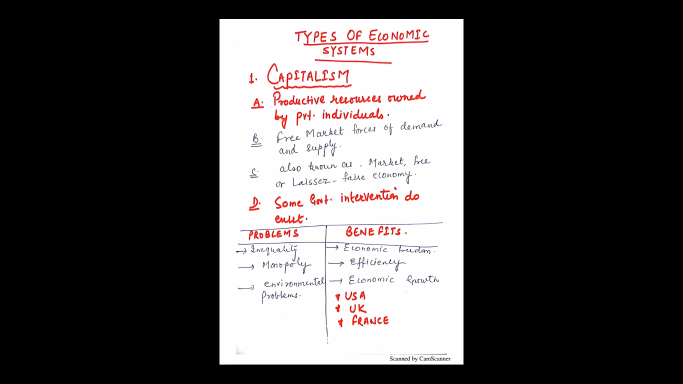
#> input picture python/pyhon projects/Cam Scanner/ss.png, 1366 x 768 px (shown at 1/2 size)
$ python scanner.py --image ss.png
#> lines starting #> are read from the running program, lines starting #| are printed output that depends on the picture; after the words box and inside, x2 and y2 are one past the last pixel; in counts of white or black regions, pixels touching at a corner belong together
### python/pyhon projects/Cam Scanner/transform.py
# import the necessary packages
import numpy as np
import cv2

def order_points(pts):
    rect = np.zeros((4, 2), dtype = "float32")

    s = pts.sum(axis = 1)
    rect[0] = pts[np.argmin(s)]
    rect[2] = pts[np.argmax(s)]
    diff = np.diff(pts, axis = 1)
    rect[1] = pts[np.argmin(diff)]
    rect[3] = pts[np.argmax(diff)]

    return rect

def four_point_transform(image, pts):
	# individually
    rect = order_points(pts)
    (tl, tr, br, bl) = rect

	# compute the width of the new image, which will be the
	# maximum distance between bottom-right and bottom-left
	# x-coordiates or the top-right and top-left x-coordinates
    widthA = np.sqrt(((br[0] - bl[0]) ** 2) + ((br[1] - bl[1]) ** 2))
    widthB = np.sqrt(((tr[0] - tl[0]) ** 2) + ((tr[1] - tl[1]) ** 2))
    maxWidth = max(int(widthA), int(widthB))

	# compute the height of the new image, which will be the
	# maximum distance between the top-right and bottom-right
	# y-coordinates or the top-left and bottom-left y-coordinates
    heightA = np.sqrt(((tr[0] - br[0]) ** 2) + ((tr[1] - br[1]) ** 2))
    heightB = np.sqrt(((tl[0] - bl[0]) ** 2) + ((tl[1] - bl[1]) ** 2))
    maxHeight = max(int(heightA), int(heightB))

	# now that we have the dimensions of the new image, construct
	# the set of destination points to obtain a "birds eye view",
	# (i.e. top-down view) of the image, again specifying points
	# in the top-left, top-right, bottom-right, and bottom-left
	# order
    dst = np.array([
		[0, 0],
		[maxWidth - 1, 0],
		[maxWidth - 1, maxHeight - 1],
		[0, maxHeight - 1]], dtype = "float32")

	# compute the perspective transform matrix and then apply it
    M = cv2.getPerspectiveTransform(rect, dst)
    warped = cv2.warpPerspective(image, M, (maxWidth, maxHeight))

	# return the warped image
    return warped

### python/pyhon projects/Cam Scanner/scanner.py
from transform import four_point_transform
from skimage.filters import threshold_local
import numpy as np
import argparse
import cv2
import imutils

# we are using argparse for taking the address of image as argument

ap = argparse.ArgumentParser()
ap.add_argument("-i", "--image", required = True,
	help = "Path to the image to be scanned")
args = vars(ap.parse_args())

# now we will loade the image from th provided address and
# clone it in a variable called orig

image = cv2.imread(args["image"])
#> image is the input picture: shape (768, 1366, 3); mean B, G, R 77.7, 77.3, 80.1
ratio = image.shape[0] / 500.0
#> ratio = 1.54
orig = image.copy()
image = imutils.resize(image, height = 500)
#> image: shape (500, 889, 3)

# now we will convert the image in gray scale for reducing dimensions.


gray = cv2.cvtColor(image, cv2.COLOR_BGR2GRAY)
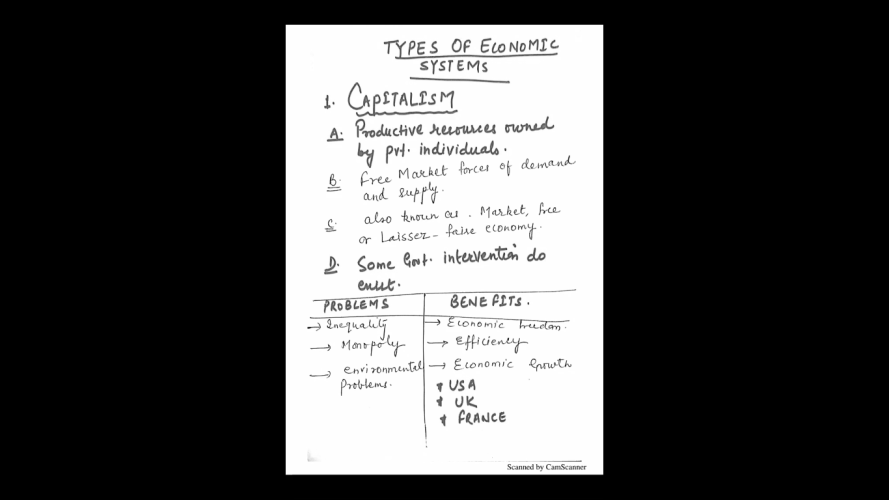
#> gray: shape (500, 889); min 0, max 255, mean 78.1
gray = cv2.GaussianBlur(gray, (5, 5), 0)
edged = cv2.Canny(gray, 75, 200)
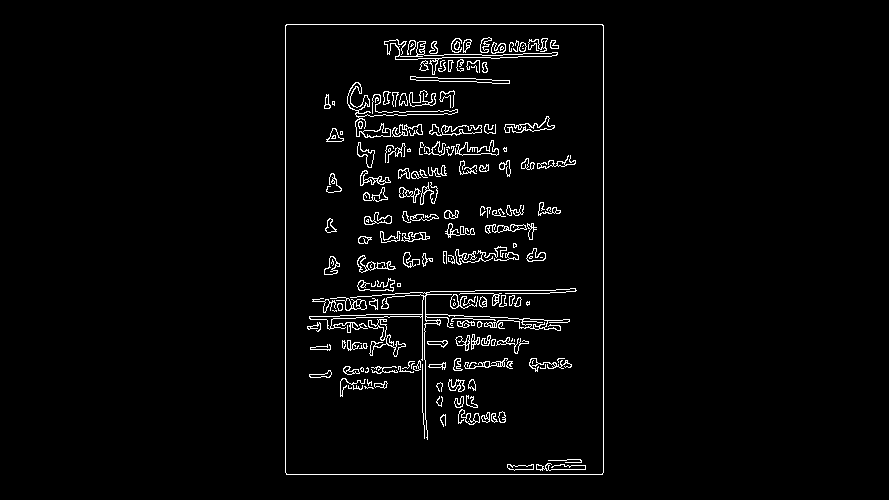
#> edged: shape (500, 889); 3% white in thin lines or dots, all inside (x1, y1, x2, y2) = (285, 24, 604, 475)

# Step one comes here with showing the result detecting edges.

print("STEP 1: Edge Detection")
cv2.imshow("Image", image)
cv2.imshow("Edged", edged)
cv2.waitKey(0)
cv2.destroyAllWindows()


# now we wil find the contours in the edged image, keeping only the largest ones, and initialize the screen contour

cnts = cv2.findContours(edged.copy(), cv2.RETR_LIST, cv2.CHAIN_APPROX_SIMPLE)
#> cnts = 391 contours, 182 with area under 20; largest, box (x1, y1, x2, y2) and area: (285, 24, 604, 475) 143096, (285, 24, 604, 475) 143092, (309, 288, 577, 440) 644, (384, 39, 558, 75) 641, (395, 52, 558, 60) 470
cnts = imutils.grab_contours(cnts)
cnts = sorted(cnts, key = cv2.contourArea, reverse = True)[:5]
#> cnts = 5 contours; box (x1, y1, x2, y2) and area: (285, 24, 604, 475) 143096, (285, 24, 604, 475) 143092, (309, 288, 577, 440) 644, (384, 39, 558, 75) 641, (395, 52, 558, 60) 470

for c in cnts:
	# approximate the contour
	peri = cv2.arcLength(c, True)
	approx = cv2.approxPolyDP(c, 0.02 * peri, True)

	if len(approx) == 4:
		screenCnt = approx
		break
#> this loop made 1 pass
#> (peri, screenCnt) on pass 1: (1533.7, [[286, 24], [286, 474], [602, 474], [603, 25]])

# showing the the outline of the paper
print("STEP 2: Find contours of paper")
cv2.drawContours(image, [screenCnt], -1, (0, 255, 0), 2)
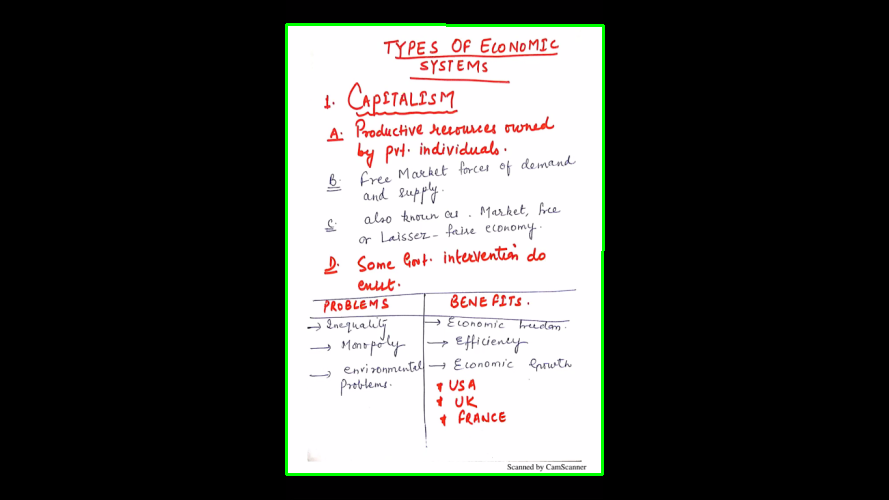
#> image: shape (500, 889, 3); mean B, G, R 76, 78.3, 78.5
cv2.imshow("Outline", image)
cv2.waitKey(0)
cv2.destroyAllWindows()

# now we will use four point transform to obtain a top-down of the image
warped = four_point_transform(orig, screenCnt.reshape(4, 2) * ratio)
#> in order_points, `s = pts.sum(axis = 1)`: s = [476.2, 1167.4, 1652.7, 964.6]
#> in order_points, `diff = np.diff(pts, axis = 1)`: diff = [-402.4, 288.8, -196.6, -887.8]
#> in four_point_transform, `rect = order_points(pts)`: rect = [[439.3, 36.86], [926.2, 38.4], [924.7, 728.1], [439.3, 728.1]]
#> in four_point_transform, `(tl, tr, br, bl) = rect`: tl = [439.3, 36.86]; tr = [926.2, 38.4]; br = [924.7, 728.1]; bl = [439.3, 728.1]
#> in four_point_transform, `widthA = np.sqrt(((br[0] - bl[0]) ** 2) + ((br[1] - bl[1]) ** 2))`: widthA = 485.4
#> in four_point_transform, `widthB = np.sqrt(((tr[0] - tl[0]) ** 2) + ((tr[1] - tl[1]) ** 2))`: widthB = 486.9
#> in four_point_transform, `maxWidth = max(int(widthA), int(widthB))`: maxWidth = 486
#> in four_point_transform, `heightA = np.sqrt(((tr[0] - br[0]) ** 2) + ((tr[1] - br[1]) ** 2))`: heightA = 689.7
#> in four_point_transform, `heightB = np.sqrt(((tl[0] - bl[0]) ** 2) + ((tl[1] - bl[1]) ** 2))`: heightB = 691.2
#> in four_point_transform, `maxHeight = max(int(heightA), int(heightB))`: maxHeight = 691
#> in four_point_transform, `dst = np.array([ [0, 0], [maxWidth - 1, 0], [maxWidth - 1, maxHeight -..`: dst = [[0, 0], [485, 0], [485, 690], [0, 690]]
#> in four_point_transform, `M = cv2.getPerspectiveTransform(rect, dst)`: M = [[0.992, -4.04e-17, -435.7], [-0.00313, 0.993, -35.23], [-4.54e-06, -4.56e-06, 1]]
#> in four_point_transform, `warped = cv2.warpPerspective(image, M, (maxWidth, maxHeight))`:
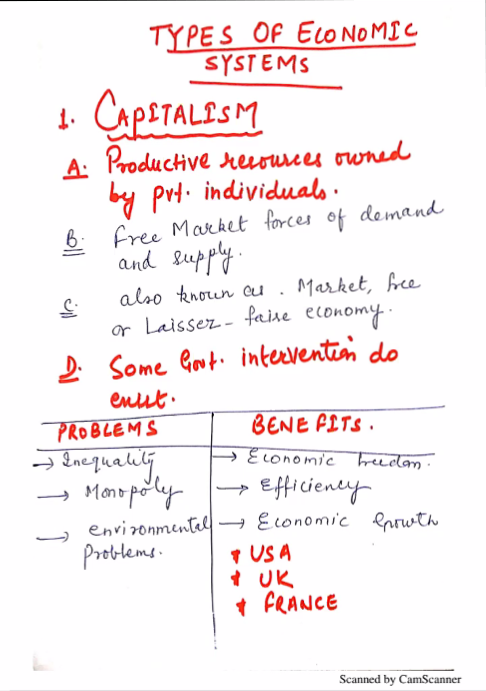
#> warped: shape (691, 486, 3); mean B, G, R 241.3, 240.2, 249


warped = cv2.cvtColor(warped, cv2.COLOR_BGR2GRAY)
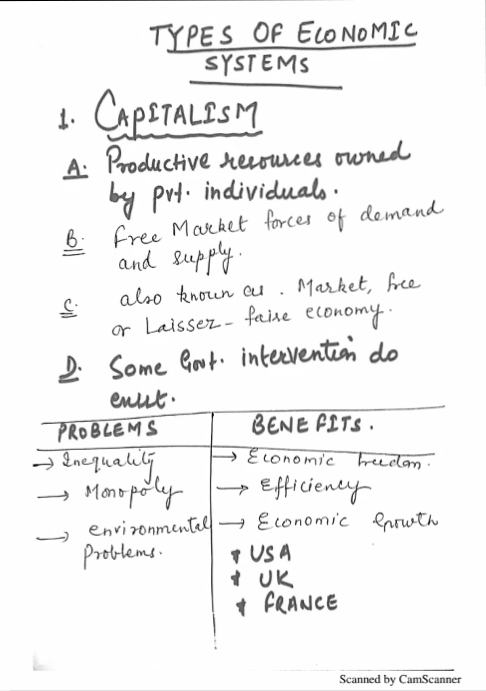
#> warped: shape (691, 486); min 0, max 255, mean 242.6
T = threshold_local(warped, 15, offset = 3, method = "gaussian")
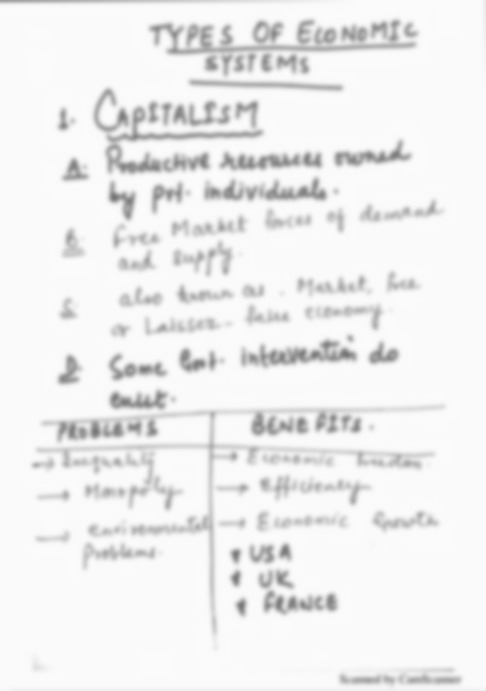
#> T: shape (691, 486) float64; min 117.3, max 251.9, mean 239.6
#warped = (warped > T).astype("uint8") * 255

# following code is to view the real image and the scanned image
print("STEP 3: Apply perspective transform")
cv2.imshow("Original", imutils.resize(orig, height = 650))
cv2.imshow("Scanned", imutils.resize(warped, height = 650))
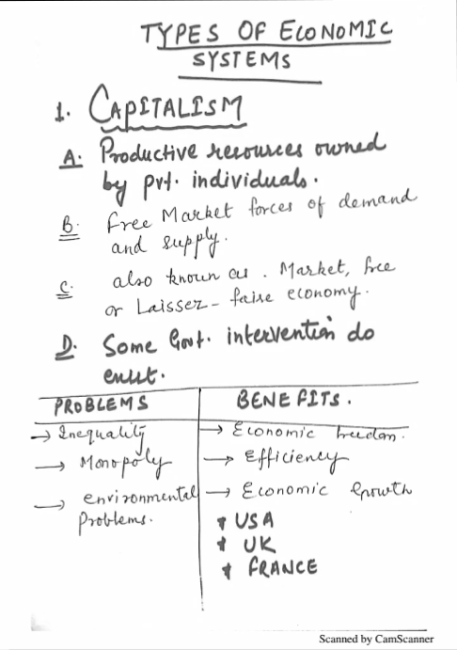
#> window 'Scanned': shape (650, 457); min 13, max 255, mean 242.6
cv2.imwrite('output.jpg',warped)
cv2.waitKey(0)
